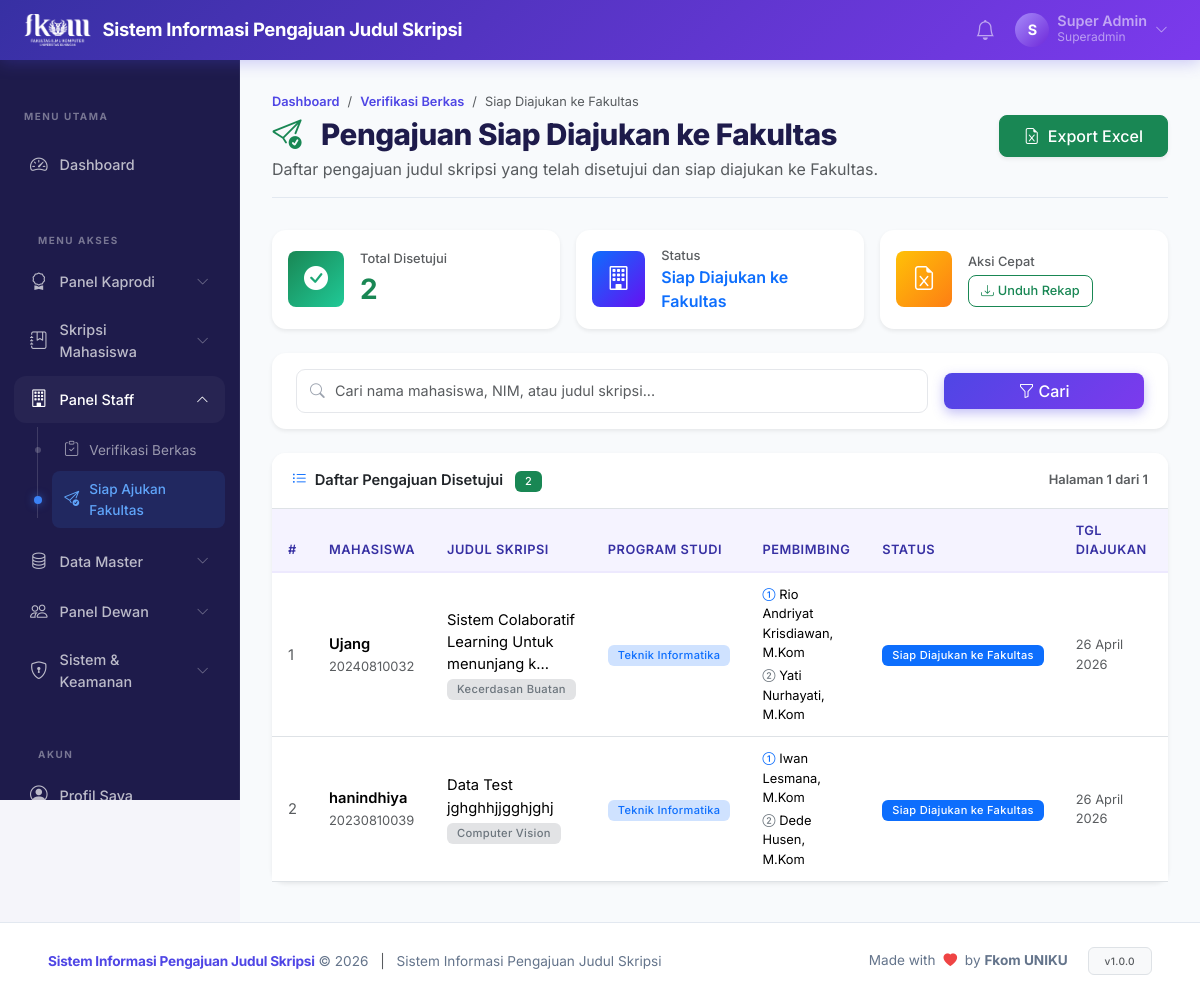
/?page=staff.siap_fakultas (signed in), run on the app's committed database.
### tables this page shows
CREATE TABLE `menus` (
  `id` int unsigned NOT NULL AUTO_INCREMENT,
  `kode_page` varchar(100) NOT NULL,
  `judul` varchar(100) NOT NULL,
  `icon` varchar(50) DEFAULT NULL,
  `urutan` int NOT NULL DEFAULT '0',
  PRIMARY KEY (`id`),
  UNIQUE KEY `kode_page` (`kode_page`)
);

CREATE TABLE `pengajuan_judul` (
  `id` int unsigned NOT NULL AUTO_INCREMENT,
  `user_id` int unsigned NOT NULL,
  `periode_id` int unsigned DEFAULT NULL,
  `judul` varchar(300) NOT NULL,
  `deskripsi` text,
  `bidang` varchar(100) DEFAULT NULL,
  `file_proposal` varchar(255) DEFAULT NULL COMMENT 'Nama file PDF di folder uploads/proposals',
  `pembimbing_1_id` int unsigned DEFAULT NULL,
  `pembimbing_2_id` int unsigned DEFAULT NULL,
  `status` enum('draft','diajukan','diverifikasi','direview','direview_dewan','revisi','ditolak','disetujui','pembimbing_ditentukan','selesai','selesai_fakultas') DEFAULT 'draft',
  `catatan_terakhir` text COMMENT 'Catatan dari petugas terakhir',
  `verified_at` datetime DEFAULT NULL COMMENT 'Waktu diverifikasi Staff',
  `created_at` datetime NOT NULL DEFAULT CURRENT_TIMESTAMP,
  `updated_at` datetime NOT NULL DEFAULT CURRENT_TIMESTAMP ON UPDATE CURRENT_TIMESTAMP,
  PRIMARY KEY (`id`),
  KEY `idx_user_id` (`user_id`),
  KEY `idx_status` (`status`),
  KEY `idx_periode` (`periode_id`),
  KEY `fk_pj_pembimbing_1` (`pembimbing_1_id`),
  KEY `fk_pj_pembimbing_2` (`pembimbing_2_id`),
  CONSTRAINT `fk_pj_pembimbing_1` FOREIGN KEY (`pembimbing_1_id`) REFERENCES `dosen` (`id`) ON DELETE SET NULL,
  CONSTRAINT `fk_pj_pembimbing_2` FOREIGN KEY (`pembimbing_2_id`) REFERENCES `dosen` (`id`) ON DELETE SET NULL,
  CONSTRAINT `fk_pj_periode` FOREIGN KEY (`periode_id`) REFERENCES `periode` (`id`) ON DELETE SET NULL,
  CONSTRAINT `fk_pj_user` FOREIGN KEY (`user_id`) REFERENCES `users` (`id`) ON DELETE CASCADE
);

CREATE TABLE `users` (
  `id` int unsigned NOT NULL AUTO_INCREMENT,
  `nama` varchar(150) NOT NULL,
  `email` varchar(150) NOT NULL,
  `password` varchar(255) NOT NULL,
  `role` varchar(50) NOT NULL DEFAULT 'mahasiswa',
  `is_active` tinyint(1) NOT NULL DEFAULT '1',
  `created_at` datetime NOT NULL DEFAULT CURRENT_TIMESTAMP,
  PRIMARY KEY (`id`),
  UNIQUE KEY `email` (`email`),
  KEY `idx_email` (`email`),
  KEY `idx_role` (`role`)
);

CREATE TABLE `mahasiswa` (
  `id` int unsigned NOT NULL AUTO_INCREMENT,
  `user_id` int unsigned NOT NULL,
  `nim` varchar(20) NOT NULL,
  `angkatan` year NOT NULL,
  `semester` tinyint unsigned DEFAULT NULL,
  `prodi_id` int unsigned DEFAULT NULL,
  `no_hp` varchar(20) DEFAULT NULL,
  `alamat` text,
  PRIMARY KEY (`id`),
  UNIQUE KEY `nim` (`nim`),
  UNIQUE KEY `uq_nim` (`nim`),
  KEY `fk_mhs_user` (`user_id`),
  KEY `fk_mhs_prodi` (`prodi_id`),
  CONSTRAINT `fk_mhs_prodi` FOREIGN KEY (`prodi_id`) REFERENCES `prodi` (`id`) ON DELETE SET NULL,
  CONSTRAINT `fk_mhs_user` FOREIGN KEY (`user_id`) REFERENCES `users` (`id`) ON DELETE CASCADE
);

CREATE TABLE `prodi` (
  `id` int unsigned NOT NULL AUTO_INCREMENT,
  `kode` varchar(20) NOT NULL,
  `nama` varchar(100) NOT NULL,
  `jenjang` enum('D3','S1','S2','S3') NOT NULL DEFAULT 'S1',
  PRIMARY KEY (`id`)
);

CREATE TABLE `dosen` (
  `id` int unsigned NOT NULL AUTO_INCREMENT,
  `nama` varchar(150) NOT NULL,
  `nidn` varchar(20) NOT NULL,
  `email` varchar(150) DEFAULT NULL,
  `prodi_id` int unsigned DEFAULT NULL,
  `bidang_keahlian` varchar(200) DEFAULT NULL,
  `jabatan_akademik` varchar(100) DEFAULT NULL,
  `pendidikan` varchar(100) DEFAULT NULL,
  `no_hp` varchar(20) DEFAULT NULL,
  `is_active` tinyint(1) NOT NULL DEFAULT '1',
  PRIMARY KEY (`id`),
  UNIQUE KEY `nidn` (`nidn`),
  UNIQUE KEY `uq_nidn` (`nidn`),
  KEY `fk_dosen_prodi` (`prodi_id`),
  CONSTRAINT `fk_dosen_prodi` FOREIGN KEY (`prodi_id`) REFERENCES `prodi` (`id`) ON DELETE SET NULL
);

### views/staff/siap_fakultas.php (the view, shortened to what the rows shown need)
<?php
require BASE_PATH . '/views/layouts/header.php';
?>
<div class="page-header">
    <div class="page-header-title">
        <h1 class="mb-0"><i class="bi bi-send-check me-2 text-success"></i>Pengajuan Siap Diajukan ke Fakultas</h1>
    </div>
</div>
<div class="card border-0 shadow-sm">
    <div class="card-body p-0">
        <?php if (empty($list)): ?>
        <div class="empty-state">
            <i class="bi bi-inbox" style="font-size:3rem;color:#adb5bd;"></i>
            <h5 class="mt-3">Belum Ada Pengajuan yang Disetujui</h5>
            <p class="text-muted">Pengajuan yang telah melalui seluruh proses persetujuan akan muncul di sini.</p>
            <a href="?page=staff" class="btn btn-outline-primary mt-2">
                <i class="bi bi-arrow-left me-1"></i>Kembali ke Verifikasi
            </a>
        </div>
        <?php else: ?>
        <div class="table-responsive">
        <table class="table table-sititi mb-0">
            <thead>
                <tr>
                    <th style="width:50px;">#</th>
                    <th>Mahasiswa</th>
                    <th>Judul Skripsi</th>
                    <th>Program Studi</th>
                    <th>Pembimbing</th>
                    <th>Status</th>
                    <th>Tgl Diajukan</th>
                    <th style="width:100px;">Aksi</th>
                </tr>
            </thead>
            <tbody>
                <?php
                $no = ($page - 1) * $perPage + 1;
                foreach ($list as $r):
                    $p1Name = '-';
                    $p2Name = '-';
                    if (!empty($r['pembimbing_1_id'])) {
                        $dosen = (new Dosen())->findById($r['pembimbing_1_id']);
                        $p1Name = $dosen ? $dosen['nama'] : '-';
                    }
                    if (!empty($r['pembimbing_2_id'])) {
                        $dosen2 = (new Dosen())->findById($r['pembimbing_2_id']);
                        $p2Name = $dosen2 ? $dosen2['nama'] : '-';
                    }
                ?>
                <tr>
                    <td class="text-muted"><?= $no++ ?></td>
                    <td>
                        <div class="fw-semibold"><?= e($r['nama_mahasiswa']) ?></div>
                        <small class="text-muted"><?= e($r['nim']) ?></small>
                    </td>
                    <td>
                        <span title="<?= e($r['judul']) ?>"><?= e(truncate($r['judul'], 45)) ?></span>
                        <?php if (!empty($r['bidang'])): ?>
                        <div><span class="badge bg-secondary-subtle text-secondary mt-1" style="font-size:.7rem;"><?= e($r['bidang']) ?></span></div>
                        <?php endif; ?>
                    </td>
                    <td><span class="badge bg-primary-subtle text-primary"><?= e($r['nama_prodi'] ?? '-') ?></span></td>
                    <td>
                        <div class="small">
                            <div><i class="bi bi-1-circle me-1 text-primary"></i><?= e($p1Name) ?></div>
                            <?php if ($p2Name !== '-'): ?>
                            <div class="mt-1"><i class="bi bi-2-circle me-1 text-secondary"></i><?= e($p2Name) ?></div>
                            <?php endif; ?>
                        </div>
                    </td>
                    <td><?= statusBadge($r['status']) ?></td>
                    <td class="small text-muted"><?= formatTanggal($r['created_at']) ?></td>
                    <td>
                    </td>
                </tr>
                <?php endforeach; ?>
            </tbody>
        </table>
        </div>
        <?php endif; ?>
    </div>
</div>
<?php require BASE_PATH . '/views/layouts/footer.php'; ?>

### views/layouts/sidebar.php (shortened to what the rows shown need)
<?php
$role        = Auth::role();
$currentPage = get('page', 'dashboard');
?>
<aside class="sititi-sidebar" id="sidebar">
    <nav class="sidebar-nav">
        <?php
        $db = getDB();
        if ($role === ROLE_SUPERADMIN) {
            $stmt = $db->query("SELECT * FROM menus ORDER BY urutan ASC");
            $menus = $stmt->fetchAll(PDO::FETCH_ASSOC);
        }
        if (!empty($menus)):
        ?>
        <?php
        $exactMatch = false;
        foreach ($menus as $m) {
            if ($currentPage === $m['kode_page']) {
                $exactMatch = $m['kode_page'];
                break;
            }
        }
        $tempGroups = [];
        foreach ($menus as $m) {
            $group = explode('.', $m['kode_page'])[0];
            $tempGroups[$group][] = $m;
        }
        $groupedMenus = ['single' => []];
        foreach ($tempGroups as $groupKey => $items) {
            if (count($items) > 1) {
                $groupedMenus[$groupKey] = $items;
            } else {
                $groupedMenus['single'][] = $items[0];
            }
        }
        $groupLabels = [
            'admin' => ['judul' => 'Data Master', 'icon' => 'bi-database'],
            'superadmin' => ['judul' => 'Sistem & Keamanan', 'icon' => 'bi-shield-lock'],
            'staff' => ['judul' => 'Panel Staff', 'icon' => 'bi-building'],
            'kaprodi' => ['judul' => 'Panel Kaprodi', 'icon' => 'bi-award'],
            'dewan' => ['judul' => 'Panel Dewan', 'icon' => 'bi-people'],
            'pengajuan' => ['judul' => 'Skripsi Mahasiswa', 'icon' => 'bi-journal-bookmark']
        ];
                ?>
                <?php
        $groupIdx = 0;
        foreach ($groupedMenus as $groupKey => $groupItems) {
            if ($groupKey === 'single') continue;
            $groupIdx++;
            $groupTitle = $groupLabels[$groupKey]['judul'] ?? ucfirst($groupKey);
            $groupIcon = $groupLabels[$groupKey]['icon'] ?? 'bi-folder';
            $isGroupActive = false;
            foreach ($groupItems as $m) {
                if ($exactMatch) {
                    if ($currentPage === $m['kode_page']) $isGroupActive = true;
                } else {
                    if (($currentPage === $m['kode_page']) || (str_starts_with($currentPage, $m['kode_page'].'.'))) $isGroupActive = true;
                }
            }
            ?>
            <div class="sidebar-dropdown">
                <a href="#submenu-<?= $groupIdx ?>" data-bs-toggle="collapse" class="sidebar-item sidebar-dropdown-toggle <?= $isGroupActive ? '' : 'collapsed' ?>" aria-expanded="<?= $isGroupActive ? 'true' : 'false' ?>">
                    <i class="<?= $groupIcon ?>"></i>
                    <span><?= $groupTitle ?></span>
                    <i class="bi bi-chevron-down ms-auto toggle-icon"></i>
                </a>
                <div class="collapse <?= $isGroupActive ? 'show' : '' ?>" id="submenu-<?= $groupIdx ?>">
                    <div class="sidebar-submenu">
                        <?php foreach ($groupItems as $m):
                            if ($exactMatch) {
                                $isActive = ($currentPage === $m['kode_page']);
                            } else {
                                $isActive = ($currentPage === $m['kode_page']) || (str_starts_with($currentPage, $m['kode_page'].'.'));
                            }
                        ?>
                        <a href="?page=<?= $m['kode_page'] ?>" class="submenu-item <?= $isActive ? 'active' : '' ?>">
                            <i class="<?= e($m['icon']) ?>"></i>
                            <span><?= e($m['judul']) ?></span>
                        </a>
                        <?php endforeach; ?>
                    </div>
                </div>
            </div>
            <?php
        }
        ?>
        <?php endif; ?>
    </nav>
</aside>

### core/Helper.php (shortened to what the rows shown need)
<?php
function e(mixed $value): string {
    return htmlspecialchars((string)$value, ENT_QUOTES | ENT_HTML5, 'UTF-8');
}
function get(string $key, mixed $default = ''): mixed {
    return $_GET[$key] ?? $default;
}
function statusBadge(string $status): string {
    $labels = STATUS_LABELS;
    $info   = $labels[$status] ?? ['label' => ucfirst($status), 'class' => 'secondary'];
    return sprintf(
        '<span class="badge bg-%s">%s</span>',
        e($info['class']),
        e($info['label'])
    );
}
function formatTanggal(string $date, bool $withTime = false): string {
    $bulan = ['', 'Januari', 'Februari', 'Maret', 'April', 'Mei', 'Juni',
              'Juli', 'Agustus', 'September', 'Oktober', 'November', 'Desember'];
    $ts    = strtotime($date);
    $d     = date('j', $ts);
    $m     = (int)date('n', $ts);
    $y     = date('Y', $ts);
    $str   = "$d {$bulan[$m]} $y";
    return $str;
}
function truncate(string $text, int $limit = 100): string {
    if (mb_strlen($text) <= $limit) return $text;
    return mb_substr($text, 0, $limit) . '...';
}

### data on the page
menus: judul "Verifikasi Berkas"
menus: judul "Siap Ajukan Fakultas"
pengajuan_judul: user.nama "Ujang", mahasiswa.nim "20240810032", judul "Sistem Colaboratif Learning Untuk menunjang k...", bidang "Kecerdasan Buatan", prodi.nama "Teknik Informatika", pembimbing_1.nama "Rio Andriyat Krisdiawan, M.Kom", pembimbing_2.nama "Yati Nurhayati, M.Kom", status "Siap Diajukan ke Fakultas", created_at "26 April 2026"
pengajuan_judul: user.nama "hanindhiya", mahasiswa.nim "20230810039", judul "Data Test jghghhjjgghjghj", bidang "Computer Vision", prodi.nama "Teknik Informatika", pembimbing_1.nama "Iwan Lesmana, M.Kom", pembimbing_2.nama "Dede Husen, M.Kom", status "Siap Diajukan ke Fakultas", created_at "26 April 2026"

### other printed values
APP_NAME "Sistem Informasi Pengajuan Judul Skripsi"
substr(Auth::user()['nama'], 0, 1) "S"
truncate(Auth::user()['nama'], 20) "Super Admin"
Auth::role() "Superadmin"
$groupTitle "Panel Kaprodi"
$groupTitle "Skripsi Mahasiswa"
$groupTitle "Panel Staff"
$groupTitle "Data Master"
$groupTitle "Panel Dewan"
$groupTitle "Sistem & Keamanan"
$total "2"
$page "1"
max(1, $pages) "1"
APP_FULL_NAME "Sistem Informasi Pengajuan Judul Skripsi"
APP_VERSION "1.0.0"
